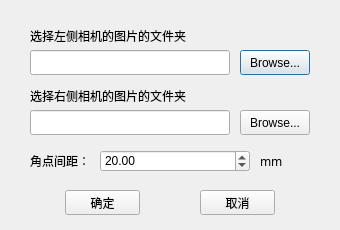
<?xml version="1.0" encoding="UTF-8"?>
<ui version="4.0">
 <class>Dialog</class>
 <widget class="QDialog" name="Dialog">
  <property name="geometry">
   <rect>
    <x>0</x>
    <y>0</y>
    <width>340</width>
    <height>230</height>
   </rect>
  </property>
  <property name="windowTitle">
   <string>Dialog</string>
  </property>
  <widget class="QLabel" name="label">
   <property name="geometry">
    <rect>
     <x>30</x>
     <y>30</y>
     <width>200</width>
     <height>12</height>
    </rect>
   </property>
   <property name="font">
    <font>
     <family>微软雅黑</family>
    </font>
   </property>
   <property name="text">
    <string>选择左侧相机的图片的文件夹</string>
   </property>
  </widget>
  <widget class="QLineEdit" name="left_src">
   <property name="geometry">
    <rect>
     <x>30</x>
     <y>50</y>
     <width>200</width>
     <height>25</height>
    </rect>
   </property>
  </widget>
  <widget class="QPushButton" name="browse_left">
   <property name="geometry">
    <rect>
     <x>240</x>
     <y>50</y>
     <width>70</width>
     <height>25</height>
    </rect>
   </property>
   <property name="text">
    <string>Browse...</string>
   </property>
  </widget>
  <widget class="QLineEdit" name="right_src">
   <property name="geometry">
    <rect>
     <x>30</x>
     <y>110</y>
     <width>200</width>
     <height>25</height>
    </rect>
   </property>
  </widget>
  <widget class="QLabel" name="label_2">
   <property name="geometry">
    <rect>
     <x>30</x>
     <y>90</y>
     <width>200</width>
     <height>12</height>
    </rect>
   </property>
   <property name="font">
    <font>
     <family>微软雅黑</family>
    </font>
   </property>
   <property name="text">
    <string>选择右侧相机的图片的文件夹</string>
   </property>
  </widget>
  <widget class="QPushButton" name="browse_right">
   <property name="geometry">
    <rect>
     <x>240</x>
     <y>110</y>
     <width>70</width>
     <height>25</height>
    </rect>
   </property>
   <property name="text">
    <string>Browse...</string>
   </property>
  </widget>
  <widget class="QLabel" name="label_3">
   <property name="geometry">
    <rect>
     <x>30</x>
     <y>155</y>
     <width>60</width>
     <height>12</height>
    </rect>
   </property>
   <property name="font">
    <font>
     <family>微软雅黑</family>
    </font>
   </property>
   <property name="text">
    <string>角点间距：</string>
   </property>
  </widget>
  <widget class="QDoubleSpinBox" name="corner_size">
   <property name="geometry">
    <rect>
     <x>100</x>
     <y>150</y>
     <width>150</width>
     <height>22</height>
    </rect>
   </property>
   <property name="value">
    <double>20.000000000000000</double>
   </property>
  </widget>
  <widget class="QLabel" name="label_4">
   <property name="geometry">
    <rect>
     <x>260</x>
     <y>155</y>
     <width>54</width>
     <height>12</height>
    </rect>
   </property>
   <property name="font">
    <font>
     <family>微软雅黑</family>
    </font>
   </property>
   <property name="text">
    <string>mm</string>
   </property>
  </widget>
  <widget class="QPushButton" name="yes">
   <property name="geometry">
    <rect>
     <x>65</x>
     <y>190</y>
     <width>75</width>
     <height>25</height>
    </rect>
   </property>
   <property name="font">
    <font>
     <family>微软雅黑</family>
    </font>
   </property>
   <property name="text">
    <string>确定</string>
   </property>
  </widget>
  <widget class="QPushButton" name="no">
   <property name="geometry">
    <rect>
     <x>200</x>
     <y>190</y>
     <width>75</width>
     <height>25</height>
    </rect>
   </property>
   <property name="font">
    <font>
     <family>微软雅黑</family>
    </font>
   </property>
   <property name="text">
    <string>取消</string>
   </property>
  </widget>
 </widget>
 <resources/>
 <connections/>
</ui>
